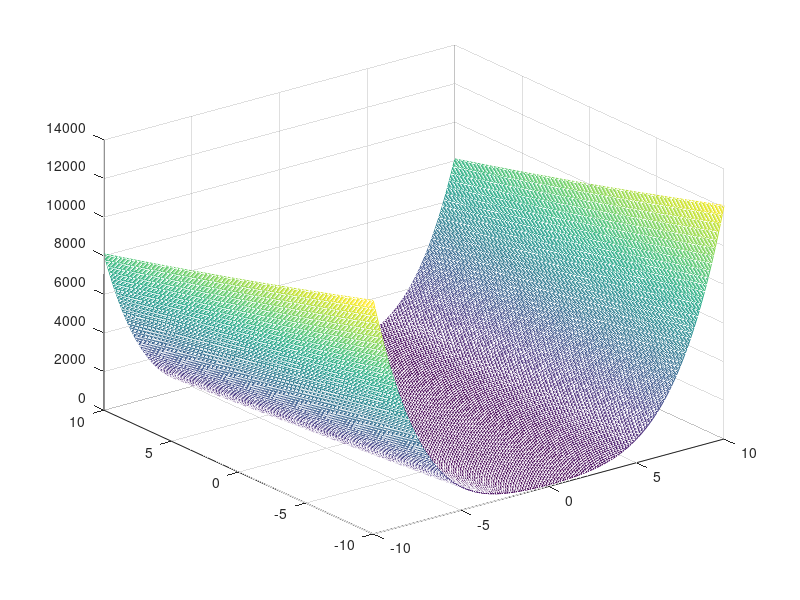
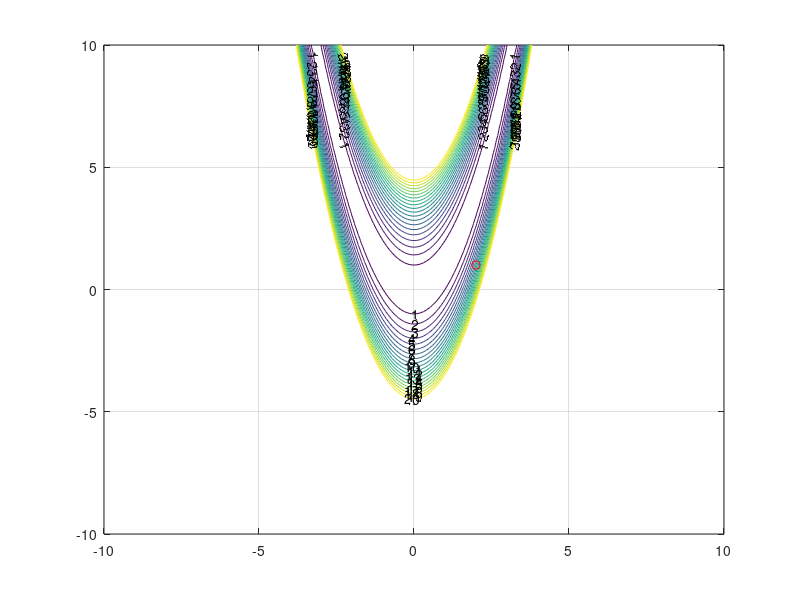

Write MATLAB code to recreate these figures, in order. (Note: this script raises an error after producing the figures.)
% MECH 559 - M. Kokkolaras
% McGill University
% Example 4.15 in Papalambros and Wilde

clear all
clc
%close all
clf

x1 = -5:.1:5;
%x1 = -2:.1:2;
x1 = -10:.1:10;
%x1 = 0:.01:2;
x2=x1;
for i=1:length(x1)
    for j = 1:length(x2)
        f(i,j) = x1(j)^4-2*x1(j)^2*x2(i)+x2(i)^2;
    end
end

figure(1)
mesh(x1,x2,f)

figure(2)
clf
V = 0:1:20; 
cs = contour(x1,x2,f,V); 
clabel(cs)
hold on

% Choose method (gradient = 1, Newton = 2)
method = 2;

% Ask for intitial guess
%xold = input('Type initial guess as a column vector');
xold = [-2 -2]'; 
%xold = [5 2]';
xold = [2,1]';
%xold = [1,0]';
plot(xold(1),xold(2),'ro'), grid on
disp(['objective function value = ',num2str(ex1obj(xold))])

my_epsilon = .000001;
kmax = 1000;

my_continue = 0;
k = 0;
while my_continue == 0
    k = k + 1
    if method == 1
       % Gradient method
       %pick alpha or use exact line search by commenting accordingly
       alpha = 0.01;
       alpha = ex1grad(xold)*ex1grad(xold)'/ ...
               (ex1grad(xold)*ex1hessian(xold)*ex1grad(xold)')
       xnew = xold - alpha*ex1grad(xold)'
    else
       % Newton's method (won't work because of singular Hessian)
       alpha = 1;
       xnew = xold - alpha*inv(ex1hessian(xold))*ex1grad(xold)'
    end
    disp(['norm of gradient = ', num2str(norm(ex1grad(xnew)))])
    disp(['objective function value = ',num2str(ex1obj(xnew))])
    pause
    plot(xnew(1),xnew(2),'ro')
    if norm(ex1grad(xnew)) <= my_epsilon
        my_continue = 1;
    end
    xold = xnew;
    if k > kmax
       my_continue = 1;
       disp('maximum number of iteration reached')
    end
end